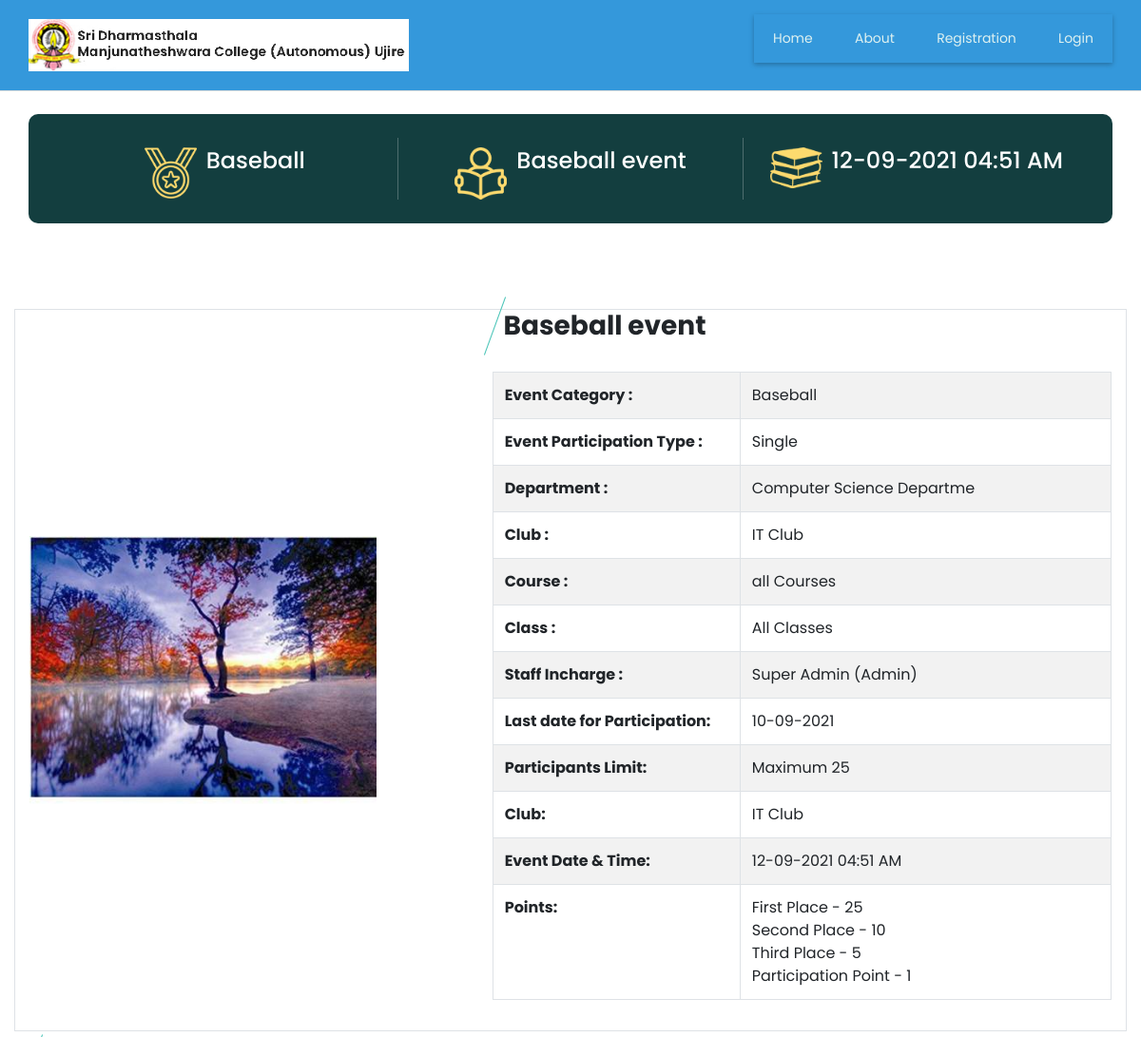
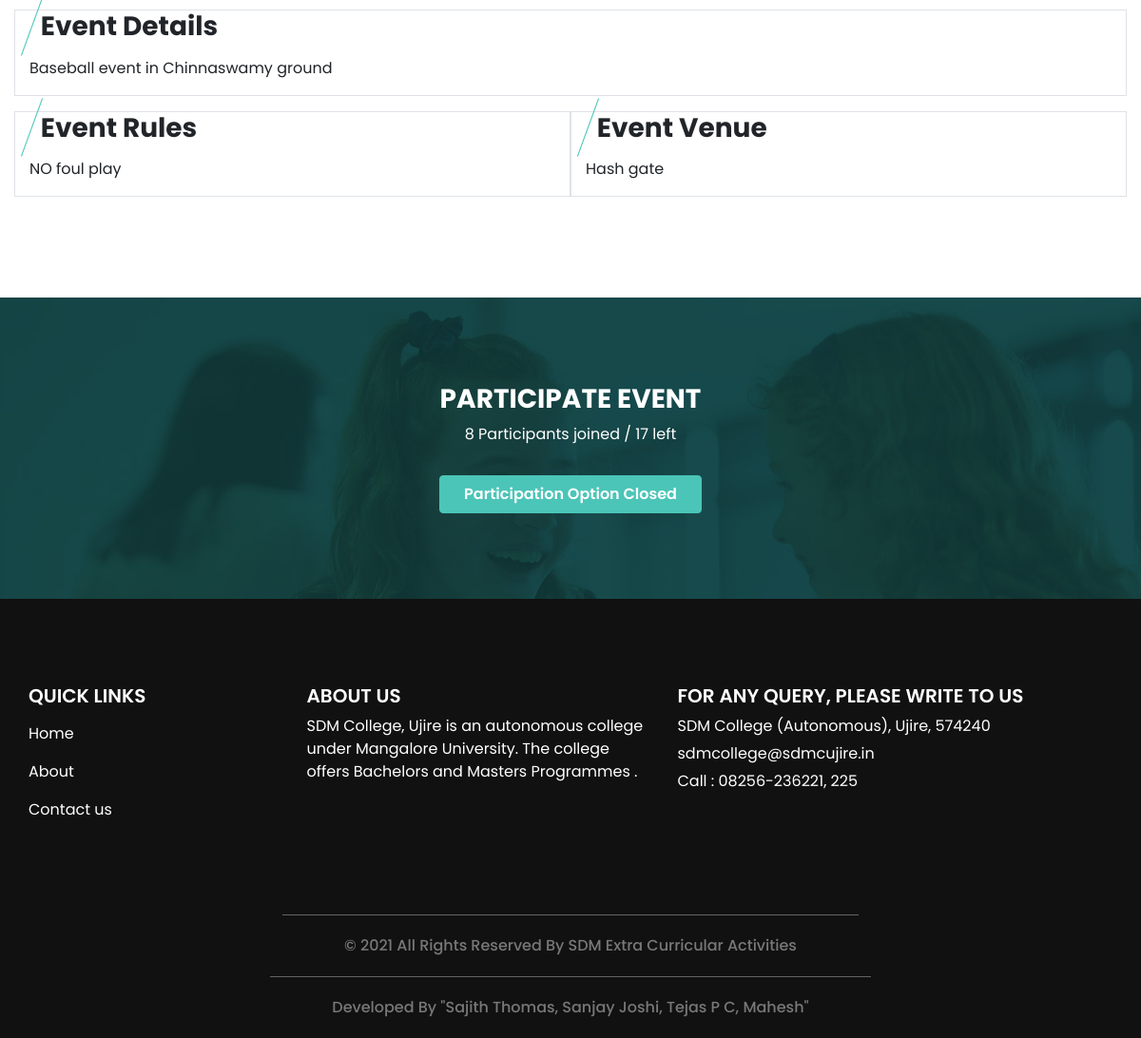
Page /event_more_det.php?event_id=34 on the committed database (2 pictures, top to bottom).
### tables this page shows
CREATE TABLE `event` (
  `event_id` bigint(20) NOT NULL,
  `event_type_id` int(11) NOT NULL,
  `event_participation_type` varchar(25) NOT NULL COMMENT 'Single, Team',
  `no_of_participants` int(11) NOT NULL,
  `event_title` varchar(300) NOT NULL,
  `event_description` text NOT NULL,
  `event_rules` text NOT NULL,
  `event_banner` varchar(300) NOT NULL,
  `department_id` int(11) NOT NULL,
  `club_id` int(11) NOT NULL,
  `course_id` text NOT NULL,
  `st_class` text NOT NULL,
  `event_date_time` datetime NOT NULL,
  `event_venue` text NOT NULL,
  `staff_id` int(11) NOT NULL,
  `participation_limit` int(11) NOT NULL,
  `event_status` varchar(10) NOT NULL
);

CREATE TABLE `event_type` (
  `event_type_id` int(11) NOT NULL,
  `event_type` varchar(30) NOT NULL,
  `event_type_info` text NOT NULL,
  `event_type_status` varchar(10) NOT NULL
);

CREATE TABLE `department` (
  `department_id` int(11) NOT NULL,
  `department` varchar(25) NOT NULL,
  `department_detail` text NOT NULL,
  `department_status` varchar(10) NOT NULL
);

CREATE TABLE `club` (
  `club_id` int(11) NOT NULL,
  `department_id` int(11) NOT NULL,
  `club` varchar(30) NOT NULL,
  `club_details` text NOT NULL,
  `club_status` varchar(10) NOT NULL
);

CREATE TABLE `staff` (
  `staff_id` int(11) NOT NULL,
  `staff_name` varchar(25) NOT NULL,
  `staff_dp` varchar(300) NOT NULL,
  `staff_type` varchar(20) NOT NULL,
  `department_id` int(11) NOT NULL,
  `login_id` varchar(25) NOT NULL,
  `password` varchar(300) NOT NULL,
  `gender` varchar(6) NOT NULL,
  `dob` date NOT NULL,
  `staff_status` varchar(10) NOT NULL
);

CREATE TABLE `point_settings` (
  `point_set_id` int(11) NOT NULL,
  `firstplace_point` int(11) NOT NULL,
  `secondplace_point` int(11) NOT NULL,
  `thirdplace_point` int(11) NOT NULL,
  `participation_point` int(11) NOT NULL
);

### event_more_det.php (the view, shortened to what this page needs)
<?php
include("header.php");
$sqlviewevent = "SELECT event.*, event_type.event_type, department.department, staff.staff_name, staff.staff_type, club.club FROM event
LEFT JOIN event_type ON event.event_type_id=event_type.event_type_id
LEFT JOIN department ON department.department_id=event.department_id
LEFT JOIN  staff ON staff.staff_id=event.staff_id LEFT JOIN club ON club.club_id=event.club_id
where event.event_id='$_GET[event_id]'";
$qsqlviewevent = mysqli_query($con,$sqlviewevent);
$rsviewevent = mysqli_fetch_array($qsqlviewevent);
$course_id = unserialize($rsviewevent['course_id']);
$st_class = unserialize($rsviewevent['st_class']);
$sel = "SELECT * FROM point_settings";
$result = mysqli_query($con,$sel);
if(mysqli_num_rows($result) > 0)
{
$row = mysqli_fetch_assoc($result);
$firstplace_point = $row['firstplace_point'];
$secondplace_point = $row['secondplace_point'];
$thirdplace_point = $row['thirdplace_point'];
$participation_point = $row['participation_point'];
}
?>
<br>
  <section class="special_section">
    <div class="container">
      <div class="special_container">
        <div class="box b1">
          <div class="img-box">
            <img src="images/award.png" alt="" />
          </div>
          <div class="detail-box">
            <h4><?php echo  $rsviewevent['event_type']; ?></h4>
          </div>
        </div>
        <div class="box b2">
          <div class="img-box">
            <img src="images/study.png" alt="" />
          </div>
          <div class="detail-box">
            <h4>
              <?php echo $rsviewevent['event_title']; ?>
            </h4>
          </div>
        </div>
        <div class="box b3">
          <div class="img-box">
            <img src="images/books-stack-of-three.png" alt="" />
          </div>
          <div class="detail-box">
            <h4>
              <?php echo date("d-m-Y h:i A",strtotime($rsviewevent['event_date_time'])) ?>
            </h4>
          </div>
        </div>
      </div>
    </div>
  </section>
  <section class="about_section layout_padding">
    <div class="container  table table-bordered">
      <div class="row">
        <div class="col-md-5">
          <div class="img_container">
            <div class="img-box b1">
<?php
$imge=$rsviewevent['event_banner'];
echo '<img src="imgbanner/' .$imge .'" >';
?>
            </div>
          </div>
        </div>
        <div class="col-md-7">
          <div class="detail-box">
            <div class="heading_container">
              <h3> &nbsp;  <?php echo  $rsviewevent['event_title']; ?></h3>
            <p>
				<table class="table table-bordered table-striped" style="width: 100%;">
					<tr>
						<th style="width: 40%;">Event Category : </th><td><?php echo  $rsviewevent['event_type']; ?></td>
					</tr>
					<tr>
						<th>Event Participation Type : </th><td><?php echo  $rsviewevent['event_participation_type']; ?> </td>
					</tr>
					<?php
					if($rsviewevent['department_id'] != 0)
					{
					?>
					<tr>
						<th>Department : </th><td><?php echo  $rsviewevent['department']; ?> </td>
					</tr>
					<?php
					}
					?>
					<?php
					if($rsviewevent['club_id'] != "")
					{
					?>
					<tr>
						<th>Club : </th><td><?php echo  $rsviewevent['club']; ?> </td>
					</tr>
					<?php
					}
					?>
					<tr>
						<th>Course : </th><td><?php
if($course_id[0]== 0)
{
	echo "all Courses";
}
							?> </td>
					</tr>
					<tr>
						<th>Class : </th><td><?php
						if($st_class[0] == 0)
						{
							echo "All Classes";
						}
							?></td>
					</tr>
					<tr>
						<th>Staff Incharge : </th><td><?php echo  $rsviewevent['staff_name']; ?> (<?php echo  $rsviewevent['staff_type']; ?>) </td>
					</tr>
					<tr>
						<th>Last date for Participation: </th><td><?php echo $stop_date = date('d-m-Y', strtotime($rsviewevent['event_date_time'] . ' -2 day')); ?> </td>
					</tr>
					<tr>
						<th>Participants Limit: </th><td>Maximum <?php echo $rsviewevent['participation_limit']; ?> </td>
					</tr>
					<tr>
						<th>Club: </th><td><?php echo $rsviewevent['club']; ?> </td>
					</tr>
					<tr>
						<th>Event Date & Time: </th><td> <?php echo date("d-m-Y h:i A",strtotime($rsviewevent['event_date_time'])) ?></td>
					</tr>
					<tr>
						<th>Points: </th><td><?php
							echo "First Place - " . $firstplace_point  . "<br>";
							echo "Second Place - " . $secondplace_point . "<br>";
							echo "Third Place - " . $thirdplace_point  . "<br>";
							echo "Participation Point - " . $participation_point . "<br>";
							?> </td>
					</tr>
				</table>
			</p>
            </div>
          </div>
        </div>
      </div>
    </div>
    <div class="container  table table-bordered" >
      <div class="heading_container">
        <h3>
           &nbsp;  Event Details
        </h3>
        <p><?php echo  $rsviewevent['event_description']; ?></p>
      </div>
    </div>
    <div class="container" >
<div class="row">
    <div class="col-md-6 container  table table-bordered" >
      <div class="heading_container">
        <h3>
          &nbsp;   Event Rules
        </h3>
        <p><?php echo  $rsviewevent['event_rules']; ?></p>
      </div>
    </div>
	<div class="col-md-6 container  table table-bordered" >
      <div class="heading_container">
        <h3>
          &nbsp;   Event Venue
        </h3>
        <p><?php echo  $rsviewevent['event_venue']; ?></p>
      </div>
    </div>
</div>
	</div>
  </section>
			<?php
			if(!isset($_SESSION['staff_id']))
			{
			?>
  <section class="login_section layout_padding">
    <div class="container">
      <div class="row">
        <div class="col-md-12">
          <div class="detail-box">
           <center>
			<h3>
              Participate Event
            </h3>
            <p>
			  <?php
			  $sqlparticipantscount  = "SELECT * FROM `event_participation` WHERE event_id='$_GET[event_id]'";
			  $qsqlparticipantscount = mysqli_query($con,$sqlparticipantscount);
			  echo mysqli_num_rows($qsqlparticipantscount);
			  ?>
				<?php
				if($rsviewevent['event_participation_type'] == "Team")
				{
					echo " Teams joined";
				}
				else
				{
					echo " Participants joined";
				}
				?> /
				<?php echo $rsviewevent['participation_limit'] - mysqli_num_rows($qsqlparticipantscount); ?> left
            </p>
<?php
$sqlchkparticipation = "SELECT * FROM event_participation WHERE event_id='$_GET[event_id]' AND student_id='$_SESSION[student_id]'";
$qsqlchkparticipation = mysqli_query($con,$sqlchkparticipation);
if(mysqli_num_rows($qsqlchkparticipation) >= 1)
{
?>
<a href="#" onclick="alert('You have already applied for this Event..')" class="btn btn-danger">You have already applied for this Event</a>
<?php
}
else
{
	$stop_date = date('Y-m-d', strtotime($rsviewevent['event_date_time'] . ' -2 day'));
	$eventdate  = strtotime($dt);
	$last_date = strtotime($stop_date);
	if($last_date >= $eventdate)
	{
		if(isset($_SESSION['student_id']))
		{
			if($rsviewevent['event_participation_type'] == "Team")
				{
	?>
	<form method="get" action="teambuilder.php">
		<input type="hidden" name="event_id" id="event_id" value="<?php echo $_GET['event_id']; ?>" >
		<button type="submit" name="submit" id="submit" value="submit" class="btn btn-info btn-lg" >Click Here to Create new Team</button>
	</form>
	<?php
				}
				else
				{
	?>
	<form method="post" action="">
	<button type="submit" name="submit" id="submit" class="btn btn-info btn-lg" onclick="return confirmparticipation()">Click Here to participate</button>
	</form>
	<?php
				}
		}
		else
		{
		?>
		<a href="#" onclick="alert('Participation not allowed..')" class="btn btn-secondary">Participation Option Closed</a>
		<?php
		}
	}
	else
	{
	?>
	<a href="#" onclick="alert('Participation not allowed..')" class="btn btn-secondary">Participation Option Closed</a>
	<?php
	}
	?>
<?php
}
?>
			</center>
          </div>
        </div>
	  </div>
    </div>
  </section>
			<?php
			}
			?>
<?php
include("footer.php");
?>

### css/style.css (style rules this page uses)
body { font-family: "Poppins", sans-serif; color: #000000; background-color: #ffffff; }
.layout_padding { padding: 90px 0; }
.heading_container { display: -webkit-box; display: -ms-flexbox; display: flex; -webkit-box-orient: vertical; -webkit-box-direction: normal; -ms-flex-direction: column; flex-direction: column; -webkit-box-align: start; -ms-flex-align: start; align-items: flex-start; }
.heading_container h3 { font-weight: bold; position: relative; margin-bottom: 15px; }
.heading_container h3::before { content: ""; position: absolute; top: 50%; left: 2px; width: 1px; height: 65px; background-color: #4bc5b8; -webkit-transform: translateY(-50%) rotate(20deg); transform: translateY(-50%) rotate(20deg); }
a, a:hover, a:focus { text-decoration: none; }
.btn, .btn:focus { outline: none !important; -webkit-box-shadow: none; box-shadow: none; }
.special_section .special_container { display: -webkit-box; display: -ms-flexbox; display: flex; color: #ffffff; background-color: #133e3f; padding: 25px; border-radius: 10px; }
.special_section .special_container .box { -webkit-box-flex: 1; -ms-flex: 1; flex: 1; display: -webkit-box; display: -ms-flexbox; display: flex; -webkit-box-pack: center; -ms-flex-pack: center; justify-content: center; padding-top: 10px; }
.special_section .special_container .box .img-box { width: 55px; margin-right: 10px; }
.special_section .special_container .box .img-box img { max-width: 100%; }
.special_section .special_container .box.b2 { border-left: 1px solid #4e6e6f; border-right: 1px solid #4e6e6f; }
.about_section { position: relative; }
.about_section .row { -webkit-box-align: center; -ms-flex-align: center; align-items: center; }
.about_section .img_container .img-box { width: 80%; }
.about_section .img_container .img-box img { width: 100%; }
.login_section { background-image: url(../images/login-bg.jpg); background-size: cover; color: #ffffff; }
.login_section .row { -webkit-box-align: center; -ms-flex-align: center; align-items: center; }
.login_section .detail-box h3 { text-transform: uppercase; font-weight: bold; }
.login_section .detail-box a { display: inline-block; padding: 7px 25px; background-color: #4bc5b8; border: 1px solid #4bc5b8; color: #ffffff; margin-top: 15px; font-weight: 600; }

### css/responsive.css (style rules this page uses)
@media (min-width: 1200px) { .container { max-width: 1170px; } }

### rows in the picture
event: event_type.event_type "Baseball", event_title "Baseball event", event_date_time "12-09-2021 04:51 AM", event_banner (picture), event_participation_type "Single", department.department "Computer Science Departme", club.club "IT Club", staff.staff_name "Super Admin", staff.staff_type "Admin", event_date_time "10-09-2021", participation_limit "25", event_description "Baseball event in Chinnaswamy ground", event_rules "NO foul play", event_venue "Hash gate", participation_limit "17"
point_settings: firstplace_point "25", secondplace_point "10", thirdplace_point "5", participation_point "1"

### other values in the picture
mysqli_num_rows($qsqlparticipantscount) "8"
